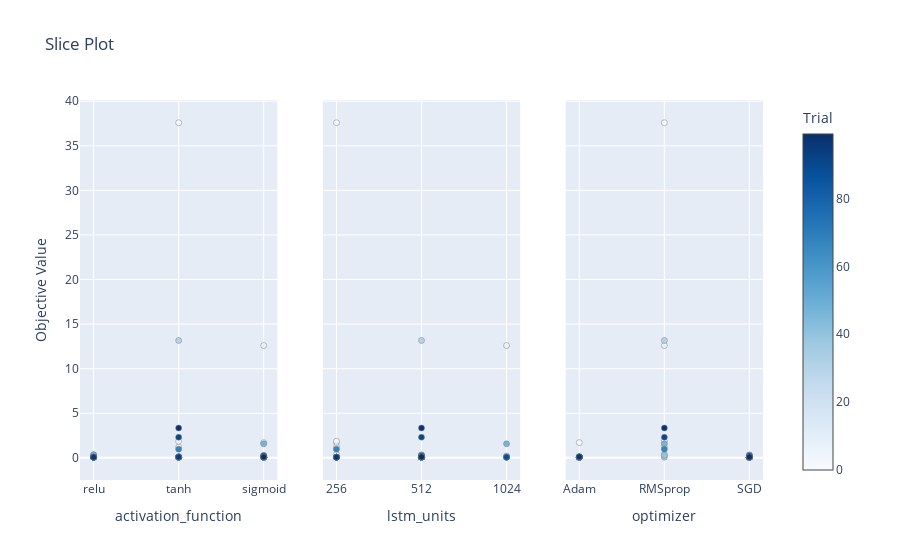

The notebook cell saved with this chart:
### Code cell
optuna.visualization.plot_slice(study, params=['optimizer', 'activation_function', 'lstm_units'])

### Figure 1 — Plotly figure (JSON) as saved in the notebook; plotly's stock layout.template omitted (floating-point values rounded to 4 significant figures)
{"data": [{"marker": {"color": [0, 1, 2, 3, 4, 5, 6, 7, 8, 9, 10, 11, 12, 13, 14, 15, 16, 17, 18, 19, 20, 21, 22, 23, 24, 25, 26, 27, 28, 29, 30, 31, 32, 33, 34, 35, 36, 37, 38, 39, 40, 41, 42, 43, 44, 45, 46, 47, 48, 49, 50, 51, 52, 53, 54, 55, 56, 57, 58, 59, 60, 61, 62, 63, 64, 65, 66, 67, 68, 69, 70, 71, 72, 73, 74, 75, 76, 77, 78, 79, 80, 81, 82, 83, 84, 85, 86, 87, 88, 89, 90, 91, 92, 93, 94, 95, 96, 97, 98, 99], "colorbar": {"title": {"text": "Trial"}, "x": 1, "xpad": 40}, "colorscale": [[0, "rgb(247,251,255)"], [0.125, "rgb(222,235,247)"], [0.25, "rgb(198,219,239)"], [0.375, "rgb(158,202,225)"], [0.5, "rgb(107,174,214)"], [0.625, "rgb(66,146,198)"], [0.75, "rgb(33,113,181)"], [0.875, "rgb(8,81,156)"], [1, "rgb(8,48,107)"]], "line": {"color": "Grey", "width": 0.5}, "showscale": true}, "mode": "markers", "name": "Feasible Trial", "showlegend": false, "type": "scatter", "x": ["tanh", "tanh", "sigmoid", "relu", "tanh", "relu", "relu", "sigmoid", "sigmoid", "relu", "sigmoid", "sigmoid", "sigmoid", "sigmoid", "sigmoid", "sigmoid", "sigmoid", "sigmoid", "sigmoid", "tanh", "sigmoid", "sigmoid", "sigmoid", "sigmoid", "sigmoid", "sigmoid", "sigmoid", "sigmoid", "relu", "tanh", "tanh", "sigmoid", "sigmoid", "sigmoid", "sigmoid", "sigmoid", "tanh", "relu", "sigmoid", "sigmoid", "relu", "sigmoid", "sigmoid", "sigmoid", "sigmoid", "sigmoid", "sigmoid", "sigmoid", "tanh", "relu", "sigmoid", "sigmoid", "sigmoid", "sigmoid", "sigmoid", "sigmoid", "sigmoid", "sigmoid", "sigmoid", "sigmoid", "tanh", "tanh", "tanh", "tanh", "tanh", "tanh", "tanh", "tanh", "tanh", "tanh", "tanh", "tanh", "tanh", "tanh", "tanh", "relu", "relu", "relu", "relu", "relu", "relu", "relu", "relu", "relu", "relu", "relu", "relu", "relu", "relu", "relu", "tanh", "relu", "tanh", "relu", "tanh", "sigmoid", "relu", "sigmoid", "tanh", "sigmoid"], "xaxis": "x", "y": [1.215, 37.58, 1.711, 0.08408, 1.867, 0.07898, 0.3767, 12.6, 0.07641, 0.08089, 0.07607, 0.0851, 0.07731, 0.07601, 0.07654, 0.255, 0.07611, 0.09324, 0.2108, 0.07923, 0.08013, 0.0763, 0.07607, 0.07638, 0.07647, 0.07636, 0.1279, 0.07573, 0.07859, 0.1453, 13.16, 0.07615, 0.09048, 0.07644, 0.0764, 0.07692, 0.08318, 0.0794, 0.07633, 0.2909, 0.3219, 0.07642, 0.07634, 0.07528, 0.09042, 0.07646, 0.07645, 1.575, 0.09865, 0.3166, 0.0763, 0.07614, 0.07669, 0.07852, 0.0762, 0.1179, 0.0767, 0.07641, 0.08128, 0.07634, 0.07009, 0.07424, 0.07525, 0.08211, 0.09923, 0.08487, 0.08012, 0.9798, 0.08163, 0.08914, 0.08515, 0.07961, 0.07821, 0.07737, 0.0783, 0.07551, 0.07726, 0.07576, 0.07672, 0.0778, 0.07601, 0.0764, 0.07671, 0.07804, 0.07897, 0.08091, 0.07632, 0.07666, 0.07992, 0.07932, 2.323, 0.08622, 0.08542, 0.09785, 0.09696, 0.2298, 0.07808, 0.1151, 3.347, 0.1108], "yaxis": "y"}, {"marker": {"color": [0, 1, 2, 3, 4, 5, 6, 7, 8, 9, 10, 11, 12, 13, 14, 15, 16, 17, 18, 19, 20, 21, 22, 23, 24, 25, 26, 27, 28, 29, 30, 31, 32, 33, 34, 35, 36, 37, 38, 39, 40, 41, 42, 43, 44, 45, 46, 47, 48, 49, 50, 51, 52, 53, 54, 55, 56, 57, 58, 59, 60, 61, 62, 63, 64, 65, 66, 67, 68, 69, 70, 71, 72, 73, 74, 75, 76, 77, 78, 79, 80, 81, 82, 83, 84, 85, 86, 87, 88, 89, 90, 91, 92, 93, 94, 95, 96, 97, 98, 99], "colorbar": {"title": {"text": "Trial"}, "x": 1, "xpad": 40}, "colorscale": [[0, "rgb(247,251,255)"], [0.125, "rgb(222,235,247)"], [0.25, "rgb(198,219,239)"], [0.375, "rgb(158,202,225)"], [0.5, "rgb(107,174,214)"], [0.625, "rgb(66,146,198)"], [0.75, "rgb(33,113,181)"], [0.875, "rgb(8,81,156)"], [1, "rgb(8,48,107)"]], "line": {"color": "Grey", "width": 0.5}, "showscale": false}, "mode": "markers", "name": "Feasible Trial", "showlegend": false, "type": "scatter", "x": [256, 256, 256, 256, 256, 512, 256, 1024, 512, 512, 512, 512, 512, 512, 1024, 512, 512, 512, 1024, 512, 512, 512, 512, 512, 512, 1024, 512, 512, 512, 1024, 512, 512, 512, 512, 256, 512, 256, 512, 256, 512, 512, 512, 512, 512, 512, 512, 256, 1024, 512, 512, 512, 512, 512, 512, 512, 512, 512, 1024, 512, 512, 512, 512, 512, 512, 512, 512, 512, 256, 512, 1024, 512, 512, 512, 512, 512, 512, 512, 512, 512, 512, 256, 256, 256, 256, 256, 256, 512, 512, 1024, 512, 512, 512, 512, 512, 512, 512, 256, 512, 512, 512], "xaxis": "x2", "y": [1.215, 37.58, 1.711, 0.08408, 1.867, 0.07898, 0.3767, 12.6, 0.07641, 0.08089, 0.07607, 0.0851, 0.07731, 0.07601, 0.07654, 0.255, 0.07611, 0.09324, 0.2108, 0.07923, 0.08013, 0.0763, 0.07607, 0.07638, 0.07647, 0.07636, 0.1279, 0.07573, 0.07859, 0.1453, 13.16, 0.07615, 0.09048, 0.07644, 0.0764, 0.07692, 0.08318, 0.0794, 0.07633, 0.2909, 0.3219, 0.07642, 0.07634, 0.07528, 0.09042, 0.07646, 0.07645, 1.575, 0.09865, 0.3166, 0.0763, 0.07614, 0.07669, 0.07852, 0.0762, 0.1179, 0.0767, 0.07641, 0.08128, 0.07634, 0.07009, 0.07424, 0.07525, 0.08211, 0.09923, 0.08487, 0.08012, 0.9798, 0.08163, 0.08914, 0.08515, 0.07961, 0.07821, 0.07737, 0.0783, 0.07551, 0.07726, 0.07576, 0.07672, 0.0778, 0.07601, 0.0764, 0.07671, 0.07804, 0.07897, 0.08091, 0.07632, 0.07666, 0.07992, 0.07932, 2.323, 0.08622, 0.08542, 0.09785, 0.09696, 0.2298, 0.07808, 0.1151, 3.347, 0.1108], "yaxis": "y2"}, {"marker": {"color": [0, 1, 2, 3, 4, 5, 6, 7, 8, 9, 10, 11, 12, 13, 14, 15, 16, 17, 18, 19, 20, 21, 22, 23, 24, 25, 26, 27, 28, 29, 30, 31, 32, 33, 34, 35, 36, 37, 38, 39, 40, 41, 42, 43, 44, 45, 46, 47, 48, 49, 50, 51, 52, 53, 54, 55, 56, 57, 58, 59, 60, 61, 62, 63, 64, 65, 66, 67, 68, 69, 70, 71, 72, 73, 74, 75, 76, 77, 78, 79, 80, 81, 82, 83, 84, 85, 86, 87, 88, 89, 90, 91, 92, 93, 94, 95, 96, 97, 98, 99], "colorbar": {"title": {"text": "Trial"}, "x": 1, "xpad": 40}, "colorscale": [[0, "rgb(247,251,255)"], [0.125, "rgb(222,235,247)"], [0.25, "rgb(198,219,239)"], [0.375, "rgb(158,202,225)"], [0.5, "rgb(107,174,214)"], [0.625, "rgb(66,146,198)"], [0.75, "rgb(33,113,181)"], [0.875, "rgb(8,81,156)"], [1, "rgb(8,48,107)"]], "line": {"color": "Grey", "width": 0.5}, "showscale": false}, "mode": "markers", "name": "Feasible Trial", "showlegend": false, "type": "scatter", "x": ["RMSprop", "RMSprop", "Adam", "Adam", "RMSprop", "SGD", "RMSprop", "RMSprop", "SGD", "SGD", "SGD", "SGD", "SGD", "SGD", "SGD", "SGD", "SGD", "Adam", "SGD", "SGD", "Adam", "SGD", "SGD", "SGD", "SGD", "SGD", "SGD", "SGD", "SGD", "Adam", "RMSprop", "SGD", "SGD", "SGD", "SGD", "Adam", "RMSprop", "SGD", "SGD", "RMSprop", "SGD", "SGD", "SGD", "SGD", "SGD", "SGD", "SGD", "RMSprop", "Adam", "SGD", "SGD", "SGD", "SGD", "SGD", "SGD", "SGD", "SGD", "SGD", "Adam", "SGD", "SGD", "SGD", "SGD", "SGD", "SGD", "SGD", "SGD", "RMSprop", "SGD", "SGD", "SGD", "SGD", "SGD", "SGD", "SGD", "Adam", "Adam", "Adam", "Adam", "Adam", "Adam", "Adam", "Adam", "Adam", "Adam", "Adam", "Adam", "Adam", "Adam", "Adam", "RMSprop", "Adam", "SGD", "Adam", "SGD", "SGD", "SGD", "Adam", "RMSprop", "SGD"], "xaxis": "x3", "y": [1.215, 37.58, 1.711, 0.08408, 1.867, 0.07898, 0.3767, 12.6, 0.07641, 0.08089, 0.07607, 0.0851, 0.07731, 0.07601, 0.07654, 0.255, 0.07611, 0.09324, 0.2108, 0.07923, 0.08013, 0.0763, 0.07607, 0.07638, 0.07647, 0.07636, 0.1279, 0.07573, 0.07859, 0.1453, 13.16, 0.07615, 0.09048, 0.07644, 0.0764, 0.07692, 0.08318, 0.0794, 0.07633, 0.2909, 0.3219, 0.07642, 0.07634, 0.07528, 0.09042, 0.07646, 0.07645, 1.575, 0.09865, 0.3166, 0.0763, 0.07614, 0.07669, 0.07852, 0.0762, 0.1179, 0.0767, 0.07641, 0.08128, 0.07634, 0.07009, 0.07424, 0.07525, 0.08211, 0.09923, 0.08487, 0.08012, 0.9798, 0.08163, 0.08914, 0.08515, 0.07961, 0.07821, 0.07737, 0.0783, 0.07551, 0.07726, 0.07576, 0.07672, 0.0778, 0.07601, 0.0764, 0.07671, 0.07804, 0.07897, 0.08091, 0.07632, 0.07666, 0.07992, 0.07932, 2.323, 0.08622, 0.08542, 0.09785, 0.09696, 0.2298, 0.07808, 0.1151, 3.347, 0.1108], "yaxis": "y3"}], "layout": {"title": {"text": "Slice Plot"}, "xaxis": {"anchor": "y", "categoryarray": ["relu", "tanh", "sigmoid"], "categoryorder": "array", "domain": [0, 0.2889], "title": {"text": "activation_function"}, "type": "category"}, "xaxis2": {"anchor": "y2", "categoryarray": [256, 512, 1024], "categoryorder": "array", "domain": [0.3556, 0.6444], "title": {"text": "lstm_units"}, "type": "category"}, "xaxis3": {"anchor": "y3", "categoryarray": ["Adam", "RMSprop", "SGD"], "categoryorder": "array", "domain": [0.7111, 1], "title": {"text": "optimizer"}, "type": "category"}, "yaxis": {"anchor": "x", "domain": [0, 1], "title": {"text": "Objective Value"}}, "yaxis2": {"anchor": "x2", "domain": [0, 1], "matches": "y", "showticklabels": false}, "yaxis3": {"anchor": "x3", "domain": [0, 1], "matches": "y", "showticklabels": false}}}
